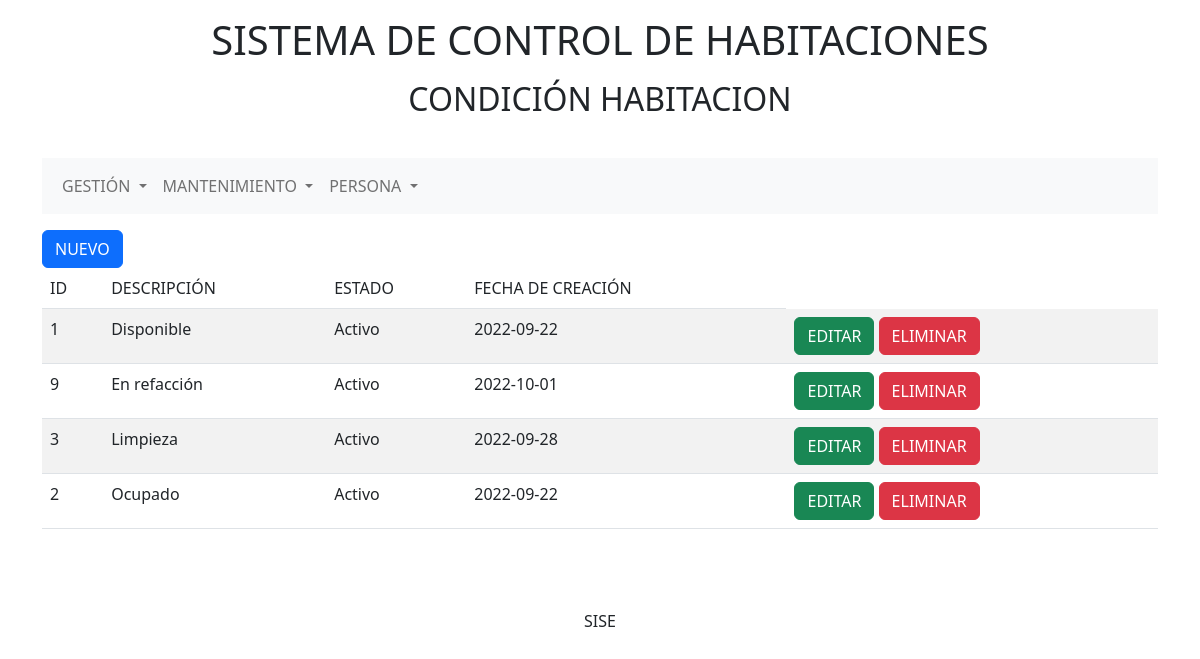
The page /vista/estado_habitacion/index.php on the database its author committed.
### tables this page shows
CREATE TABLE IF NOT EXISTS `estado_habitacion` (
  `IdEstadoHabitacion` int(11) NOT NULL AUTO_INCREMENT,
  `Descripcion` varchar(50) DEFAULT NULL,
  `IdEstado` tinyint(1) DEFAULT '1',
  `FechaCreacion` date DEFAULT NULL,
  PRIMARY KEY (`IdEstadoHabitacion`)
);

CREATE TABLE IF NOT EXISTS `estado` (
  `IdEstado` int(11) NOT NULL AUTO_INCREMENT,
  `Descripcion` varchar(50) DEFAULT NULL,
  `FechaCreacion` date NOT NULL,
  PRIMARY KEY (`IdEstado`)
);

### controlador/estado_habitacion.php (called while the page is built, shortened)
<?php
require_once("../../modelo/estado_habitacion.php");
class estadoHabitacionController{
    public static function index(){
        $estadoHabitacion  = new estadoHabitacion();
        $dato       =   $estadoHabitacion->mostrarv2("estado_habitacion","1");
        require_once("../../vista/estado_habitacion/listar.php");
    }
}?>

### modelo/estado_habitacion.php (called while the page is built, shortened)
<?php
class estadoHabitacion{
    public function __construct(){
        require_once('../../class/mysql_crud.php');
    }
    public function mostrarv2($tabla,$condicion){
        $db = new Database();
        $db->connect();
        $q= "SELECT estado_habitacion.IdEstadoHabitacion, estado_habitacion.Descripcion, estado.Descripcion as Estado, estado_habitacion.FechaCreacion
        FROM $tabla  INNER JOIN estado ON estado.IdEstado = estado_habitacion.IdEstado
        where ".$condicion." ORDER BY estado_habitacion.Descripcion ASC";
        $db->selectQuery($q);
        $res = $db->getResult();
        return $res;
    }
}

### class/mysql_crud.php (called while the page is built, shortened)
<?php
class Database{
	private $db_host = "localhost";
	private $db_user = "root";
	private $db_pass = "";
	private $db_name = "db_hotel";
	private $con = false;
    private $myconn = "";
	private $result = array();
	public function connect(){
		if(!$this->con){
			$this->myconn = new mysqli($this->db_host,$this->db_user,$this->db_pass,$this->db_name);
            if($this->myconn->connect_errno > 0){
                array_push($this->result,$this->myconn->connect_error);
                return false;
            }else{
                $this->con = true;
                return true;
            }
        }else{
            return true;
        }
	}
	public function selectQuery($q){
		$query = $this->myconn->query($q);
		$query = $this->myconn->query($q);
		if($query){
			$this->numResults = $query->num_rows;
			for($i = 0; $i < $this->numResults; $i++){
				$r = $query->fetch_array();
				$key = array_keys($r);
				for($x = 0; $x < count($key); $x++){
					if(!is_int($key[$x])){
						if($query->num_rows >= 1){
							$this->result[$i][$key[$x]] = $r[$key[$x]];
						}else{
							$this->result[$i][$key[$x]] = null;
						}
					}
				}
			}
			return true;
		}else{
			array_push($this->result,$this->myconn->error);
			return false;
		}
    }
    public function getResult(){
        $val = $this->result;
        $this->result = array();
        return $val;
    }
}

### vista/estado_habitacion/listar.php (the view, shortened to what this page needs)
<div class="col-md-12">
    <a href="index.php?m=nuevo" class="btn btn-primary">NUEVO</a>
    <table class="table table-striped">
        <thead>
            <tr>
                <td>ID</td>
                <td>DESCRIPCIÓN</td>
                <td>ESTADO</td>
                <td>FECHA DE CREACIÓN</td>
            </tr>
        </thead>
        <tbody>
            <?php
                if(!empty($dato)):
                    foreach($dato as $key => $v):
                        ?>
                        <tr>
                            <td><?php echo $v['IdEstadoHabitacion'] ?> </td>
                            <td><?php echo $v['Descripcion'] ?> </td>
                            <td><?php echo $v['Estado'] ?> </td>
                            <td><?php echo $v['FechaCreacion'] ?> </td>
                            <td>
                                <a class="btn btn-success" href="index.php?m=editar&id=<?php echo $v['IdEstadoHabitacion']?>">EDITAR</a>
                                <a class="btn btn-danger" href="index.php?m=eliminar&id=<?php echo $v['IdEstadoHabitacion']?>" onclick="return confirm('¿Está seguro de eliminar el registro?'); false">ELIMINAR</a>
                            </td>
                        </tr>
                    <?php endforeach ?>
                <?php else: ?>
                    <tr>
                        <td colspan="3">NO HAY REGISTROS</td>
                    </tr>
                <?php endif ?>
        </tbody>
    </table>
</div>

### rows shown on the page
estado_habitacion: IdEstadoHabitacion "1", Descripcion "Disponible", IdEstado.Descripcion "Activo", FechaCreacion "2022-09-22"
estado_habitacion: IdEstadoHabitacion "9", Descripcion "En refacción", IdEstado.Descripcion "Activo", FechaCreacion "2022-10-01"
estado_habitacion: IdEstadoHabitacion "3", Descripcion "Limpieza", IdEstado.Descripcion "Activo", FechaCreacion "2022-09-28"
estado_habitacion: IdEstadoHabitacion "2", Descripcion "Ocupado", IdEstado.Descripcion "Activo", FechaCreacion "2022-09-22"

### other values the page prints
$vista "CONDICIÓN HABITACION"
